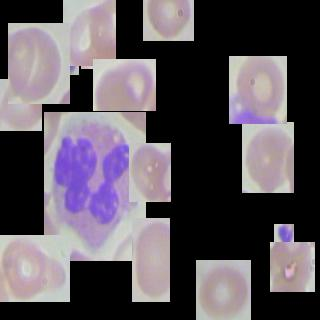
#> input picture PatchImage/1.jpg, 320 x 320 px, found by its file name
$ jupyter execute Poisson.ipynb
#> lines starting #> are read from the running program, lines starting #| are printed output that depends on the picture
[cell 1]
import cv2
import numpy as np
import os


im= cv2.imread("background/1.jpg")
#> im is the input picture: shape (320, 320, 3); mean B, G, R 92, 84.3, 91.9
width, height, channels = im.shape
#> width = 320; height = 320; channels = 3
center = (int(height/2), int(width/2))
#> center = (160, 160)

dataset_dir='PatchImage/'

for parent, dirnames, filenames in os.walk(dataset_dir):
    for filename in filenames:
        if filename.lower().endswith(('.bmp', '.dib', '.png', '.jpg', '.jpeg', '.pbm', '.pgm', '.ppm', '.tif', '.tiff')):
            patch = os.path.join(parent, filename)
            obj= cv2.imread(patch)
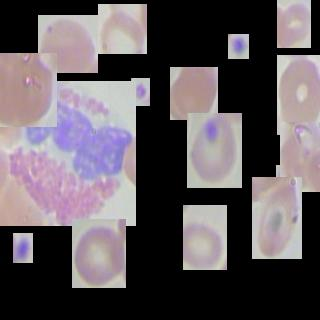
#> input picture PatchImage/107.jpg, 320 x 320 px
#> obj is the input picture: shape (320, 320, 3); mean B, G, R 92.3, 87.4, 95.1
            ret,mask=cv2.threshold(obj,0,255,cv2.THRESH_BINARY)
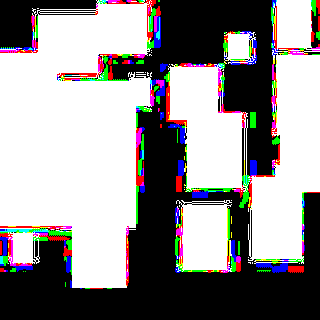
#> mask: shape (320, 320, 3); mean B, G, R 143.3, 143.1, 145.7
            normal_clone = cv2.seamlessClone(obj, im, mask, center, cv2.NORMAL_CLONE)
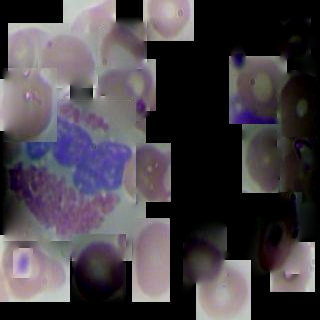
#> normal_clone: shape (320, 320, 3); mean B, G, R 71.8, 65.8, 71.3
            cv2.imwrite("gen_img/"+filename,normal_clone,[int(cv2.IMWRITE_JPEG_QUALITY),100])
